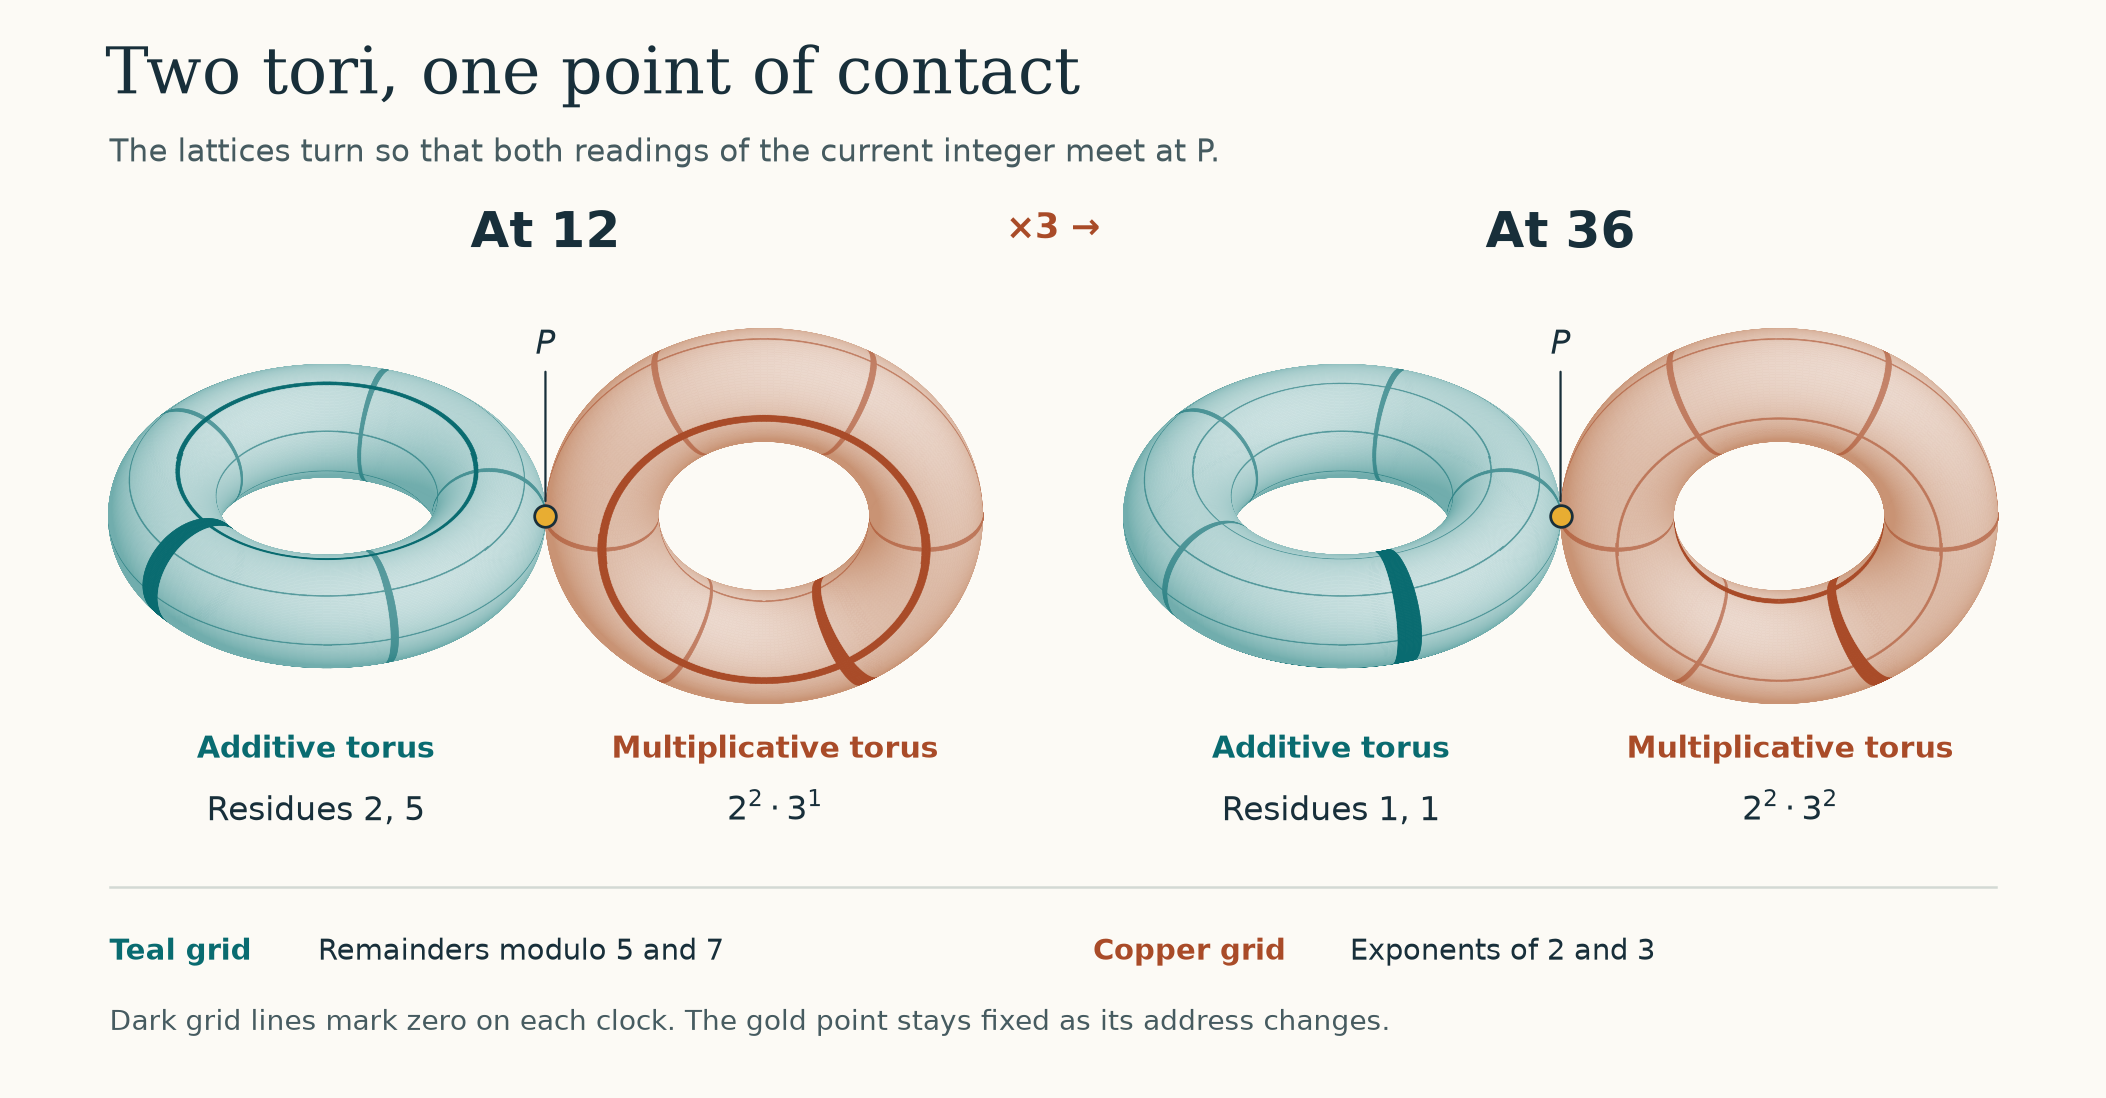

Generate this figure with Python:
"""Render two snapshots of a single torus contact. Run: python two_tori_lattice.py

Requires NumPy and Matplotlib. The PNG is written beside this script.
The additive grid reads residues modulo 5 and 7. The multiplicative grid
shows the exponents of 2 and 3 on the bounded patch 0 <= a < 6, 0 <= b < 4.
"""

from pathlib import Path

import matplotlib
matplotlib.use("Agg")
import matplotlib.pyplot as plt
from matplotlib.collections import PolyCollection
from matplotlib.colors import to_rgb
import numpy as np


TURN = 2 * np.pi
RADIUS, TUBE = 1.55, 0.54
STATES = (12, 36)
PAPER, INK, MUTED = "#FCFAF5", "#182F3A", "#465B60"
TEAL, COPPER, GOLD = "#096B70", "#A94B28", "#E8AD32"


def exponents(n):
    if n < 1:
        raise ValueError("The lattice address must be a positive integer.")
    counts = []
    for prime in (2, 3):
        count = 0
        while n % prime == 0:
            count += 1
            n //= prime
        counts.append(count)
    return tuple(counts)


def surface(theta, phi, additive):
    """Both surfaces meet x=0 only at theta=phi=0, the origin P."""
    radius = RADIUS + TUBE * np.cos(phi)
    offset = RADIUS + TUBE - radius * np.cos(theta)
    around = radius * np.sin(theta)
    tube_height = TUBE * np.sin(phi)
    if additive:
        return np.stack(np.broadcast_arrays(-offset, around, tube_height), axis=-1)
    return np.stack(np.broadcast_arrays(offset, tube_height, around), axis=-1)


def project(xyz):
    # Looking perpendicular to x keeps the unique tangent point visible.
    tilt = np.deg2rad(36)
    x, y, z = xyz[..., 0], xyz[..., 1], xyz[..., 2]
    return np.stack((x, y * np.sin(tilt) + z * np.cos(tilt)), axis=-1), (
        -y * np.cos(tilt) + z * np.sin(tilt))


def draw_torus(ax, slots, reading, additive):
    # Each tick lies at the center of a narrow mesh face. Rotating the two
    # labeled grids by the current readings puts that pair of ticks at P.
    samples = 32
    theta, phi = np.meshgrid(*[
        (np.arange(count * samples + 1) - 0.5) * TURN / (count * samples)
        for count in slots
    ], indexing="ij")
    xy, depth = project(surface(theta, phi, additive))
    quads = np.stack((xy[:-1, :-1], xy[1:, :-1], xy[1:, 1:], xy[:-1, 1:]), axis=2)
    quad_depth = (depth[:-1, :-1] + depth[1:, :-1] + depth[1:, 1:] + depth[:-1, 1:]) / 4
    order = np.argsort(quad_depth.ravel())

    i, j = np.indices(quad_depth.shape)
    u, v = TURN * i / i.shape[0], TURN * j / j.shape[1]
    radial = np.cos(u) * np.cos(v)
    around = np.sin(u) * np.cos(v)
    height = np.sin(v)
    normal = (-radial, around, height) if additive else (radial, height, around)
    light = np.maximum(0, -0.30 * normal[0] - 0.57 * normal[1] + 0.76 * normal[2])
    tint = np.array(to_rgb("#4D9998" if additive else "#BB7851"))
    rgb = 1 - (1 - tint) * (0.80 - 0.52 * light[..., None])

    grid = (i % samples == 0) | (j % samples == 0)
    # The darker reference circles mark index zero, so rotation between the
    # two frames remains visible even on a regularly spaced lattice.
    zero_u = (i + reading[0] * samples) % i.shape[0]
    zero_v = (j + reading[1] * samples) % j.shape[1]
    reference = (np.minimum(zero_u, i.shape[0] - zero_u) <= 1) | (
        np.minimum(zero_v, j.shape[1] - zero_v) <= 1)
    ink = np.array(to_rgb(TEAL if additive else COPPER))
    rgb[grid] = 0.4 * rgb[grid] + 0.6 * ink
    rgb[reference] = ink
    faces = PolyCollection(quads.reshape(-1, 4, 2)[order],
                           facecolors=rgb.reshape(-1, 3)[order],
                           edgecolors="face", linewidths=0.24, antialiaseds=True)
    ax.add_collection(faces)


def draw_frame(fig, left, n):
    center = left + 0.219
    residues = (n % 5, n % 7)
    powers = exponents(n)
    fig.text(center, 0.775, f"At {n}", ha="center", fontsize=20, color=INK, weight="bold")
    ax = fig.add_axes([left, 0.33, 0.438, 0.40], aspect="equal")
    ax.set(xlim=(-4.4, 4.4), ylim=(-2.1, 2.1))
    ax.set_axis_off()
    draw_torus(ax, (5, 7), residues, True)
    draw_torus(ax, (6, 4), powers, False)
    ax.scatter(0, 0, s=75, c=GOLD, ec=INK, lw=1.1, zorder=3)
    ax.annotate("$P$", (0, 0), (0.0, 1.55), ha="center", fontsize=13, color=INK,
                arrowprops=dict(arrowstyle="-", lw=0.9, shrinkB=6, color=INK))

    for x, title, value, color in (
        (center - 0.109, "Additive torus", f"Residues {residues[0]}, {residues[1]}", TEAL),
        (center + 0.109, "Multiplicative torus", rf"$2^{{{powers[0]}}}\cdot3^{{{powers[1]}}}$", COPPER),
    ):
        fig.text(x, 0.31, title, ha="center", fontsize=12, color=color, weight="bold")
        fig.text(x, 0.253, value, ha="center", fontsize=13, color=INK)


def main():
    fig = plt.figure(figsize=(11.7, 6.1), facecolor=PAPER)
    fig.text(0.050, 0.915, "Two tori, one point of contact", fontsize=26,
             color=INK, family="DejaVu Serif")
    fig.text(0.052, 0.853, "The lattices turn so that both readings of the current integer meet at P.",
             fontsize=12.5, color=MUTED)
    draw_frame(fig, 0.040, STATES[0])
    draw_frame(fig, 0.522, STATES[1])
    fig.text(0.50, 0.783, "×3 →", fontsize=14, weight="bold", color=COPPER, ha="center")

    fig.add_artist(plt.Line2D([0.052, 0.948], [0.192, 0.192], transform=fig.transFigure,
                              color="#D3D9D4", lw=1))
    fig.text(0.052, 0.126, "Teal grid", color=TEAL, fontsize=11.5, weight="bold")
    fig.text(0.151, 0.126, "Remainders modulo 5 and 7", color=INK, fontsize=11.5)
    fig.text(0.519, 0.126, "Copper grid", color=COPPER, fontsize=11.5, weight="bold")
    fig.text(0.641, 0.126, "Exponents of 2 and 3", color=INK, fontsize=11.5)
    fig.text(0.052, 0.062, "Dark grid lines mark zero on each clock. The gold point stays fixed as its address changes.",
             color=MUTED, fontsize=11)
    output = Path(__file__).resolve().with_suffix(".png")
    fig.savefig(output, dpi=180, facecolor=PAPER)
    plt.close(fig)
    print(output)


if __name__ == "__main__":
    main()
